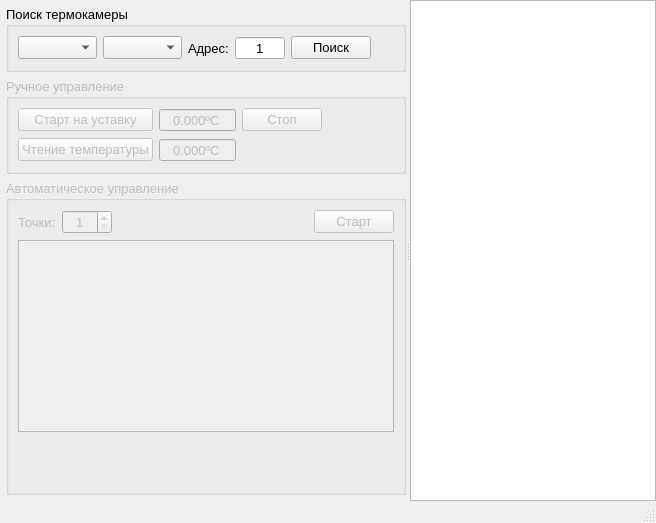
<?xml version="1.0" encoding="UTF-8"?>
<ui version="4.0">
 <class>MainWindow</class>
 <widget class="QMainWindow" name="MainWindow">
  <property name="geometry">
   <rect>
    <x>0</x>
    <y>0</y>
    <width>656</width>
    <height>523</height>
   </rect>
  </property>
  <property name="font">
   <font>
    <pointsize>10</pointsize>
   </font>
  </property>
  <property name="windowTitle">
   <string>MainWindow</string>
  </property>
  <widget class="QWidget" name="centralwidget">
   <layout class="QVBoxLayout" name="verticalLayout_2">
    <property name="leftMargin">
     <number>0</number>
    </property>
    <property name="topMargin">
     <number>0</number>
    </property>
    <property name="rightMargin">
     <number>0</number>
    </property>
    <property name="bottomMargin">
     <number>0</number>
    </property>
    <item>
     <widget class="QSplitter" name="splitter">
      <property name="orientation">
       <enum>Qt::Horizontal</enum>
      </property>
      <widget class="QWidget" name="layoutWidget">
       <layout class="QVBoxLayout" name="verticalLayout">
        <property name="leftMargin">
         <number>6</number>
        </property>
        <property name="topMargin">
         <number>6</number>
        </property>
        <property name="rightMargin">
         <number>0</number>
        </property>
        <property name="bottomMargin">
         <number>6</number>
        </property>
        <item>
         <widget class="QGroupBox" name="grbxConnection">
          <property name="title">
           <string>Поиск термокамеры</string>
          </property>
          <layout class="QHBoxLayout" name="horizontalLayout">
           <item>
            <widget class="QComboBox" name="cmbxPort"/>
           </item>
           <item>
            <widget class="QComboBox" name="cmbxDevice"/>
           </item>
           <item>
            <widget class="QLabel" name="label">
             <property name="sizePolicy">
              <sizepolicy hsizetype="Maximum" vsizetype="Preferred">
               <horstretch>0</horstretch>
               <verstretch>0</verstretch>
              </sizepolicy>
             </property>
             <property name="text">
              <string>Адрес:</string>
             </property>
            </widget>
           </item>
           <item>
            <widget class="QSpinBox" name="sbxAddress">
             <property name="minimumSize">
              <size>
               <width>50</width>
               <height>0</height>
              </size>
             </property>
             <property name="alignment">
              <set>Qt::AlignCenter</set>
             </property>
             <property name="buttonSymbols">
              <enum>QAbstractSpinBox::NoButtons</enum>
             </property>
             <property name="minimum">
              <number>1</number>
             </property>
             <property name="maximum">
              <number>255</number>
             </property>
             <property name="singleStep">
              <number>1</number>
             </property>
            </widget>
           </item>
           <item>
            <widget class="QPushButton" name="pbtnFind">
             <property name="text">
              <string>Поиск</string>
             </property>
             <property name="icon">
              <iconset resource="rc.qrc">
               <normaloff>:/res/edit-find.svg</normaloff>:/res/edit-find.svg</iconset>
             </property>
            </widget>
           </item>
           <item>
            <spacer name="horizontalSpacer_3">
             <property name="orientation">
              <enum>Qt::Horizontal</enum>
             </property>
             <property name="sizeHint" stdset="0">
              <size>
               <width>40</width>
               <height>20</height>
              </size>
             </property>
            </spacer>
           </item>
          </layout>
         </widget>
        </item>
        <item>
         <widget class="QGroupBox" name="grbxMan">
          <property name="enabled">
           <bool>false</bool>
          </property>
          <property name="title">
           <string>Ручное управление</string>
          </property>
          <layout class="QGridLayout" name="gridLayout">
           <item row="0" column="3">
            <spacer name="horizontalSpacer_2">
             <property name="orientation">
              <enum>Qt::Horizontal</enum>
             </property>
             <property name="sizeHint" stdset="0">
              <size>
               <width>40</width>
               <height>20</height>
              </size>
             </property>
            </spacer>
           </item>
           <item row="0" column="1">
            <widget class="DoubleSpinBox" name="dsbxSetPoint">
             <property name="alignment">
              <set>Qt::AlignCenter</set>
             </property>
             <property name="buttonSymbols">
              <enum>QAbstractSpinBox::NoButtons</enum>
             </property>
             <property name="suffix">
              <string>ºC</string>
             </property>
             <property name="decimals">
              <number>3</number>
             </property>
             <property name="minimum">
              <double>-999.000000000000000</double>
             </property>
             <property name="maximum">
              <double>999.000000000000000</double>
             </property>
            </widget>
           </item>
           <item row="0" column="0">
            <widget class="QPushButton" name="pbtnManStart">
             <property name="text">
              <string>Старт на уставку</string>
             </property>
             <property name="icon">
              <iconset resource="rc.qrc">
               <normaloff>:/res/media-playback-start.svg</normaloff>:/res/media-playback-start.svg</iconset>
             </property>
             <property name="checkable">
              <bool>false</bool>
             </property>
            </widget>
           </item>
           <item row="1" column="0">
            <widget class="QPushButton" name="pbtnManReadTemp">
             <property name="text">
              <string>Чтение температуры</string>
             </property>
             <property name="icon">
              <iconset resource="rc.qrc">
               <normaloff>:/res/media-record.svg</normaloff>:/res/media-record.svg</iconset>
             </property>
            </widget>
           </item>
           <item row="1" column="1">
            <widget class="QDoubleSpinBox" name="dsbxReadTemp">
             <property name="alignment">
              <set>Qt::AlignCenter</set>
             </property>
             <property name="readOnly">
              <bool>true</bool>
             </property>
             <property name="buttonSymbols">
              <enum>QAbstractSpinBox::NoButtons</enum>
             </property>
             <property name="suffix">
              <string>ºC</string>
             </property>
             <property name="decimals">
              <number>3</number>
             </property>
             <property name="minimum">
              <double>-999.000000000000000</double>
             </property>
             <property name="maximum">
              <double>999.000000000000000</double>
             </property>
            </widget>
           </item>
           <item row="0" column="2">
            <widget class="QPushButton" name="pbtnManStop">
             <property name="text">
              <string>Стоп</string>
             </property>
             <property name="icon">
              <iconset resource="rc.qrc">
               <normaloff>:/res/media-playback-stop.svg</normaloff>:/res/media-playback-stop.svg</iconset>
             </property>
            </widget>
           </item>
          </layout>
         </widget>
        </item>
        <item>
         <widget class="QGroupBox" name="grbxAuto">
          <property name="enabled">
           <bool>false</bool>
          </property>
          <property name="title">
           <string>Автоматическое управление</string>
          </property>
          <layout class="QGridLayout" name="gridLayout_2">
           <item row="0" column="1">
            <widget class="QSpinBox" name="sbxPoints">
             <property name="minimumSize">
              <size>
               <width>50</width>
               <height>0</height>
              </size>
             </property>
             <property name="alignment">
              <set>Qt::AlignCenter</set>
             </property>
             <property name="minimum">
              <number>1</number>
             </property>
             <property name="maximum">
              <number>100</number>
             </property>
            </widget>
           </item>
           <item row="1" column="0" colspan="4">
            <widget class="QTableView" name="tableViewPoints"/>
           </item>
           <item row="0" column="0">
            <widget class="QLabel" name="label_2">
             <property name="text">
              <string>Точки:</string>
             </property>
            </widget>
           </item>
           <item row="0" column="3">
            <widget class="QPushButton" name="pbtnAutoStartStop">
             <property name="text">
              <string>Старт</string>
             </property>
             <property name="icon">
              <iconset resource="rc.qrc">
               <normaloff>:/res/media-playback-start.svg</normaloff>:/res/media-playback-start.svg</iconset>
             </property>
             <property name="checkable">
              <bool>true</bool>
             </property>
            </widget>
           </item>
           <item row="0" column="2">
            <spacer name="horizontalSpacer">
             <property name="orientation">
              <enum>Qt::Horizontal</enum>
             </property>
             <property name="sizeHint" stdset="0">
              <size>
               <width>40</width>
               <height>20</height>
              </size>
             </property>
            </spacer>
           </item>
           <item row="2" column="2">
            <spacer name="verticalSpacer">
             <property name="orientation">
              <enum>Qt::Vertical</enum>
             </property>
             <property name="sizeHint" stdset="0">
              <size>
               <width>20</width>
               <height>40</height>
              </size>
             </property>
            </spacer>
           </item>
          </layout>
         </widget>
        </item>
       </layout>
      </widget>
      <widget class="ChartView" name="chartView"/>
     </widget>
    </item>
   </layout>
  </widget>
  <widget class="QMenuBar" name="menubar">
   <property name="geometry">
    <rect>
     <x>0</x>
     <y>0</y>
     <width>656</width>
     <height>22</height>
    </rect>
   </property>
  </widget>
  <widget class="QStatusBar" name="statusbar"/>
 </widget>
 <customwidgets>
  <customwidget>
   <class>ChartView</class>
   <extends>QGraphicsView</extends>
   <header>chartview.h</header>
  </customwidget>
  <customwidget>
   <class>DoubleSpinBox</class>
   <extends>QDoubleSpinBox</extends>
   <header>doublespinbox.h</header>
  </customwidget>
 </customwidgets>
 <resources>
  <include location="rc.qrc"/>
 </resources>
 <connections/>
</ui>
